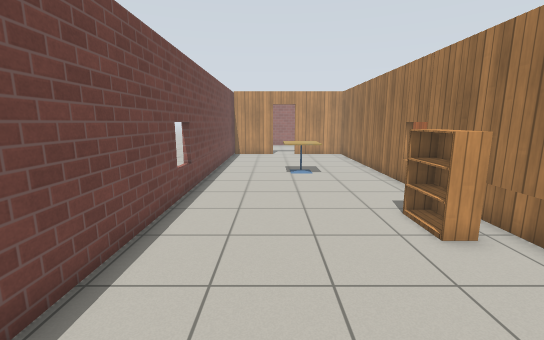
View 1 (above)

20 first-person views from a walk through a world built for the Gazebo simulator. The camera is 1.3 m above the floor, tilts 10° down and sees 90° across. The floor is counted in squares, 0.5 m on a side. Each view is taken from the middle of a square. On the plan, view 1 faces up. The plan holds only what a view shows up to about 18 squares ahead; the rest is blank. The place goes on beyond the plan. Simple patterns stand in for the simulator's built-in surfaces. Some stock models are drawn as simple stand-ins. Some surface patterns are stand-ins.

View 2
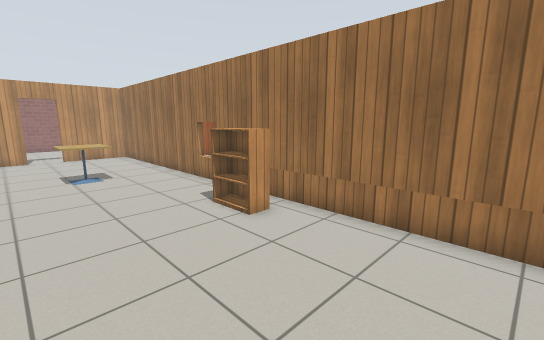

View 3
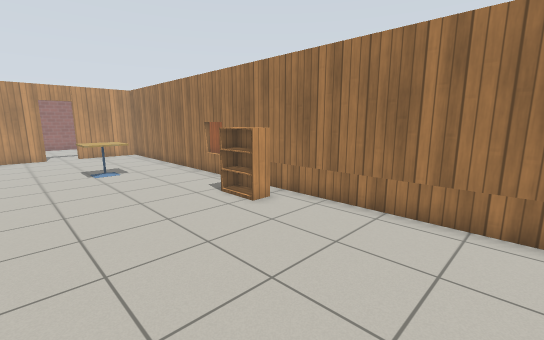

View 4
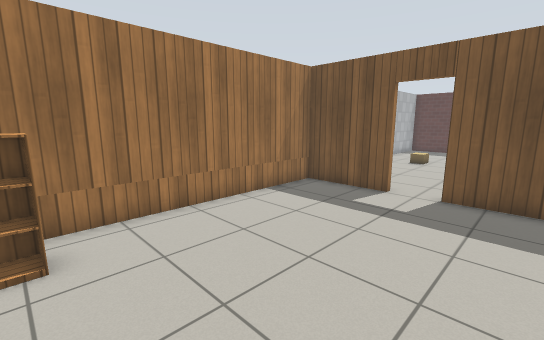

View 5
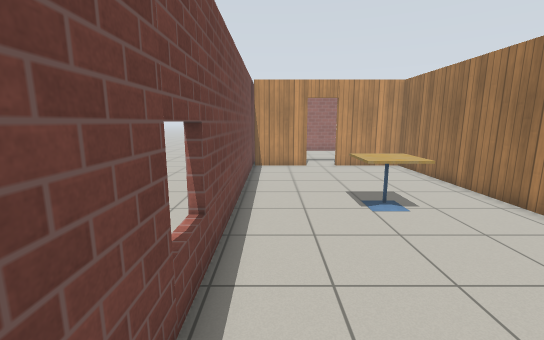

View 6
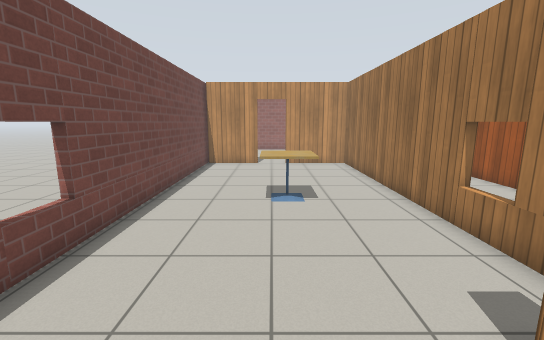

View 7
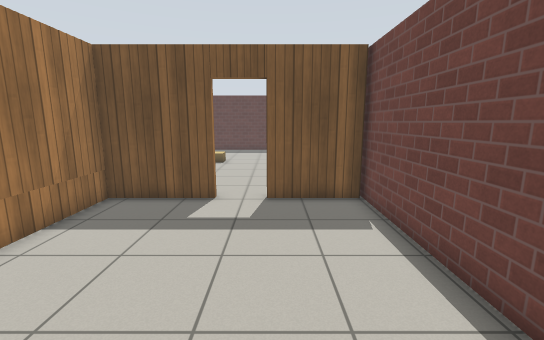

View 8
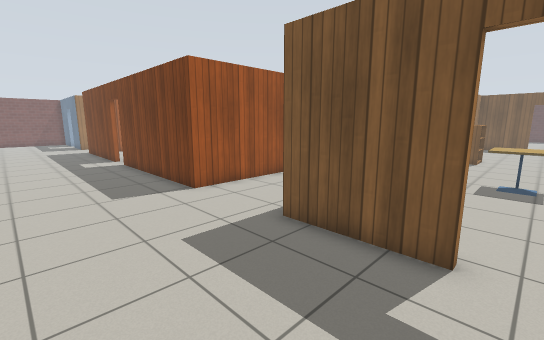

View 9
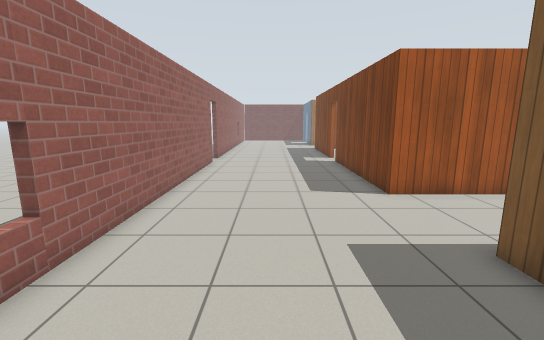

View 10
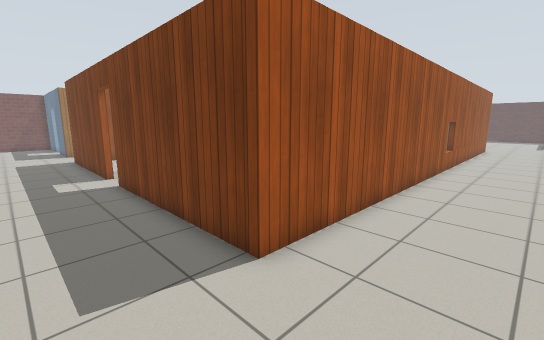

View 11
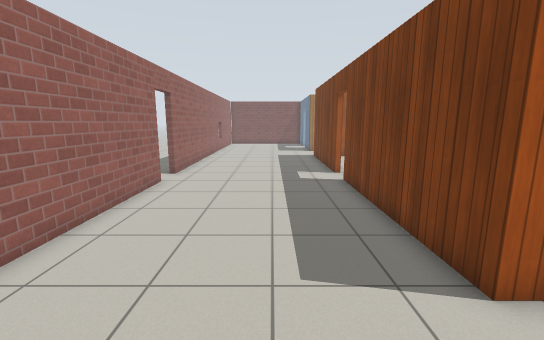

View 12
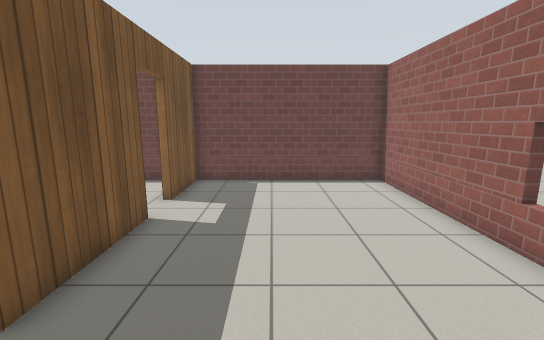

View 13
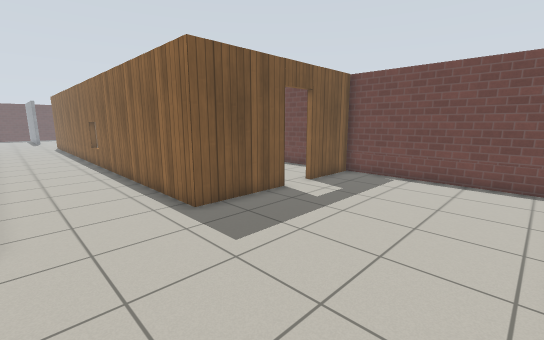

View 14
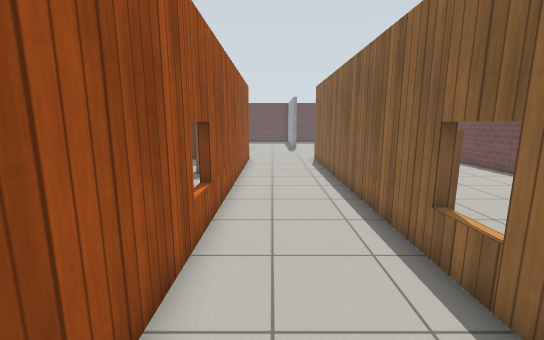

View 15
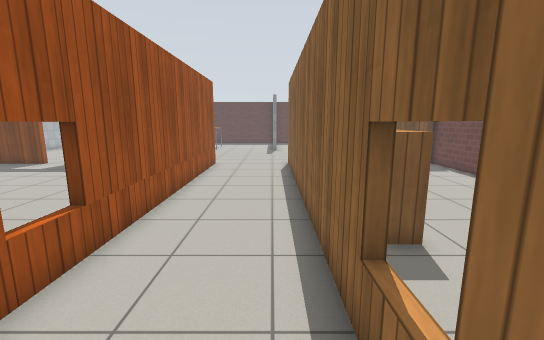

View 16
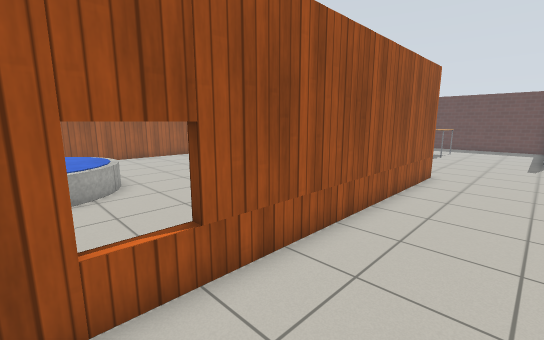

View 17
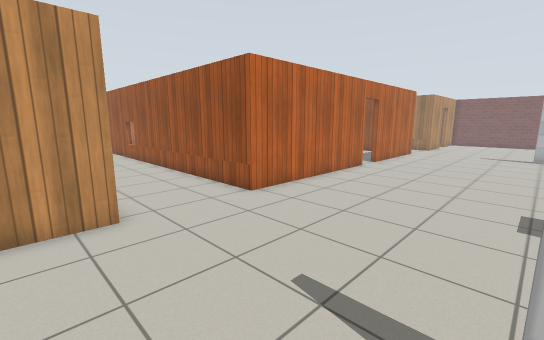

View 18
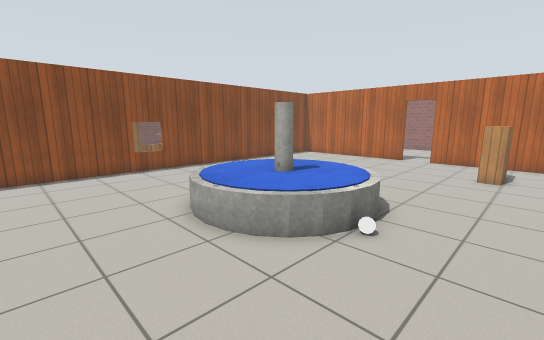

View 19
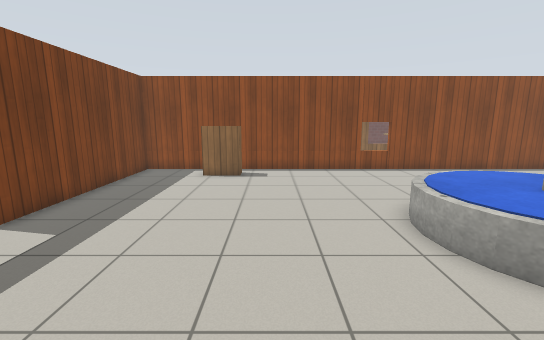

View 20
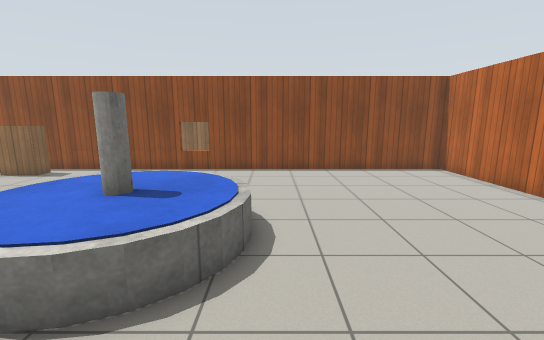

### Floor plan
Points are (right, up) in squares from view 1. A wall is a line through its corners. A room is listed if a view was taken in it or the views show most of it. See-through windows are left out.
Room 1 (views 1, 2, 3, 4, 5, 6, 7)
walls: (1.9, -4.1) (5.7, -4.1) (5.7, 22.3) (1.9, 22.3); (0.1, 22.3) (-3.1, 22.3); (-3.1, -4.1) (0.2, -4.1); (-3.2, 22.4) (-3.2, -4.5)
ways out: open door at (1, 22.2) to room 2; open door at (1.5, -4) to room 3
objects: cafe table (1, 13) to (2, 15); bookshelf (4, 6) to (5, 8)
Room 2 (views 8, 9, 10, 11, 12, 13, 14, 15, 16)
walls: (1.8, 22.6) (6, 22.6) (6, -4.4); (20.9, 22.6) (26.5, 22.6); (-3.1, 22.6) (0.1, 22.6); (18.9, 30.9) (-3.2, 30.9) (-3.2, 22.4); (25.5, 30.9) (20.6, 30.9); (10.6, -4.4) (10.6, 22.6) (19.3, 22.6)
ways out: open door at (1, 22.2) to room 1; opening at (7.5, -5.7) to room 3; open door at (20.3, 22.7) to room 4; open door at (19.5, 31)
Room 3 (view 17)
walls: (6, -4.4) (3.7, -4.4); (19.6, -4.4) (10.6, -4.4); (22.4, -4.4) (21.4, -4.4)
low walls: (6.5, -12.1) (7, -12.1)
ways out: open door at (1.5, -4) to room 1; opening at (7.5, -5.7) to room 2; open door at (20.5, -4) to room 4
objects: cardboard box (3, -14) to (4, -13)
Room 4 (views 18, 19, 20)
walls: (21.4, -4.1) (24.1, -4.1); (16.9, 22.3) (11.3, 22.3); (26.1, 22.3) (20.9, 22.3); (11.9, 22.5) (10.9, 22.5) (10.9, -4.1) (19.4, -4.1)
ways out: open door at (20.3, 22.7) to room 2; open door at (20.5, -4) to room 3
objects: bookshelf (12, 0) to (13, 1); fountain (17, 7) to (23, 12); white ball (23, 9); bookshelf (24, 18) to (25, 19)

Positions as (right, up) in squares from view 1, and headings:
1: (0, 0), facing up
2: (-1, 0), facing up-right
3: (-2, -1), facing up-right
4: (-2, 6), facing down-right
5: (-2, 6), facing up
6: (1, 5), facing up
7: (0, 5), facing down
8: (1, 28), facing down-right
9: (1, 27), facing right
10: (7, 26), facing down-right
11: (7, 26), facing right
12: (9, 26), facing left
13: (10, 30), facing down-left
14: (9, 15), facing down
15: (7, 13), facing down
16: (7, 10), facing down-right
17: (4, -12), facing up-right
18: (26, 3), facing up-left
19: (26, 3), facing left
20: (26, 13), facing left
